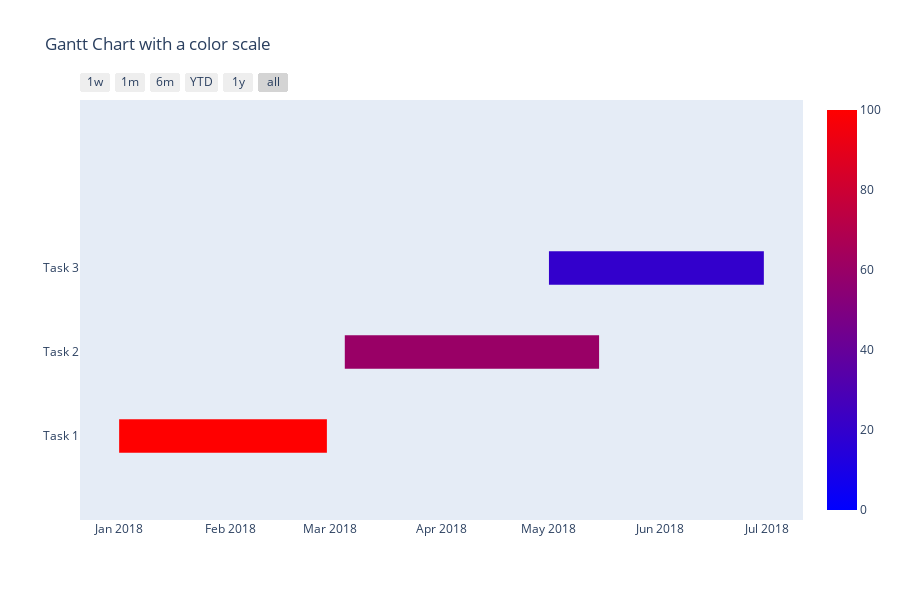

Notebook cell for this chart:
### Code cell
fig = ff.create_gantt(tasks, title = 'Gantt Chart with a color scale',
                     colors = 'Picnic', index_col='Complete', show_colorbar=True)
offline.iplot(fig)

### Figure 1 — Plotly figure (JSON) as saved in the notebook; plotly's stock layout.template omitted (floating-point values rounded to 4 significant figures)
{"data": [{"fill": "toself", "fillcolor": "rgb(153.0, 0.0, 102.0)", "hoverinfo": "name", "legendgroup": "rgb(153.0, 0.0, 102.0)", "mode": "none", "name": "60", "showlegend": false, "type": "scatter", "x": ["2018-03-05", "2018-05-15", "2018-05-15", "2018-03-05"], "y": [0.8, 0.8, 1.2, 1.2]}, {"fill": "toself", "fillcolor": "rgb(255.0, 0.0, 0.0)", "hoverinfo": "name", "legendgroup": "rgb(255.0, 0.0, 0.0)", "mode": "none", "name": "100", "showlegend": false, "type": "scatter", "x": ["2018-01-01", "2018-02-28", "2018-02-28", "2018-01-01"], "y": [-0.2, -0.2, 0.2, 0.2]}, {"fill": "toself", "fillcolor": "rgb(51.0, 0.0, 204.0)", "hoverinfo": "name", "legendgroup": "rgb(51.0, 0.0, 204.0)", "mode": "none", "name": "20", "showlegend": false, "type": "scatter", "x": ["2018-05-01", "2018-06-30", "2018-06-30", "2018-05-01"], "y": [1.8, 1.8, 2.2, 2.2]}, {"legendgroup": "rgb(153.0, 0.0, 102.0)", "marker": {"color": "rgb(153.0, 0.0, 102.0)", "opacity": 0, "size": 1}, "mode": "markers", "name": "", "showlegend": false, "text": [null, null], "type": "scatter", "x": ["2018-03-05", "2018-05-15"], "y": [1, 1]}, {"legendgroup": "rgb(255.0, 0.0, 0.0)", "marker": {"cmax": 100, "cmin": 0, "color": "rgb(255.0, 0.0, 0.0)", "colorscale": [[0, "rgb(0.0, 0.0, 255.0)"], [1, "rgb(255.0, 0.0, 0.0)"]], "opacity": 0, "showscale": true, "size": 1}, "mode": "markers", "name": "", "showlegend": false, "text": [null, null], "type": "scatter", "x": ["2018-01-01", "2018-02-28"], "y": [0, 0]}, {"legendgroup": "rgb(51.0, 0.0, 204.0)", "marker": {"color": "rgb(51.0, 0.0, 204.0)", "opacity": 0, "size": 1}, "mode": "markers", "name": "", "showlegend": false, "text": [null, null], "type": "scatter", "x": ["2018-05-01", "2018-06-30"], "y": [2, 2]}], "layout": {"height": 600, "hovermode": "closest", "showlegend": false, "title": {"text": "Gantt Chart with a color scale"}, "xaxis": {"rangeselector": {"buttons": [{"count": 7, "label": "1w", "step": "day", "stepmode": "backward"}, {"count": 1, "label": "1m", "step": "month", "stepmode": "backward"}, {"count": 6, "label": "6m", "step": "month", "stepmode": "backward"}, {"count": 1, "label": "YTD", "step": "year", "stepmode": "todate"}, {"count": 1, "label": "1y", "step": "year", "stepmode": "backward"}, {"step": "all"}]}, "showgrid": false, "type": "date", "zeroline": false}, "yaxis": {"autorange": false, "range": [-1, 4], "showgrid": false, "ticktext": ["Task 1", "Task 2", "Task 3"], "tickvals": [0, 1, 2], "zeroline": false}}}
